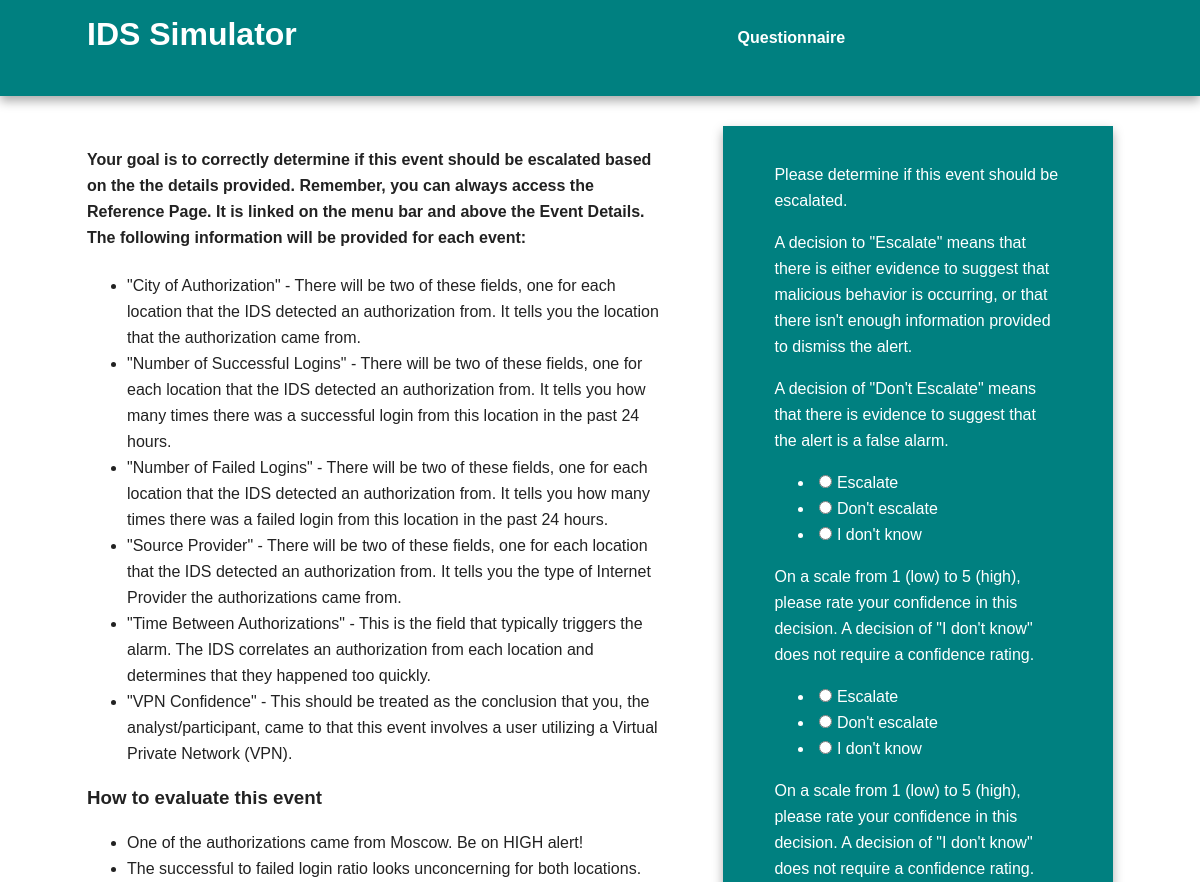
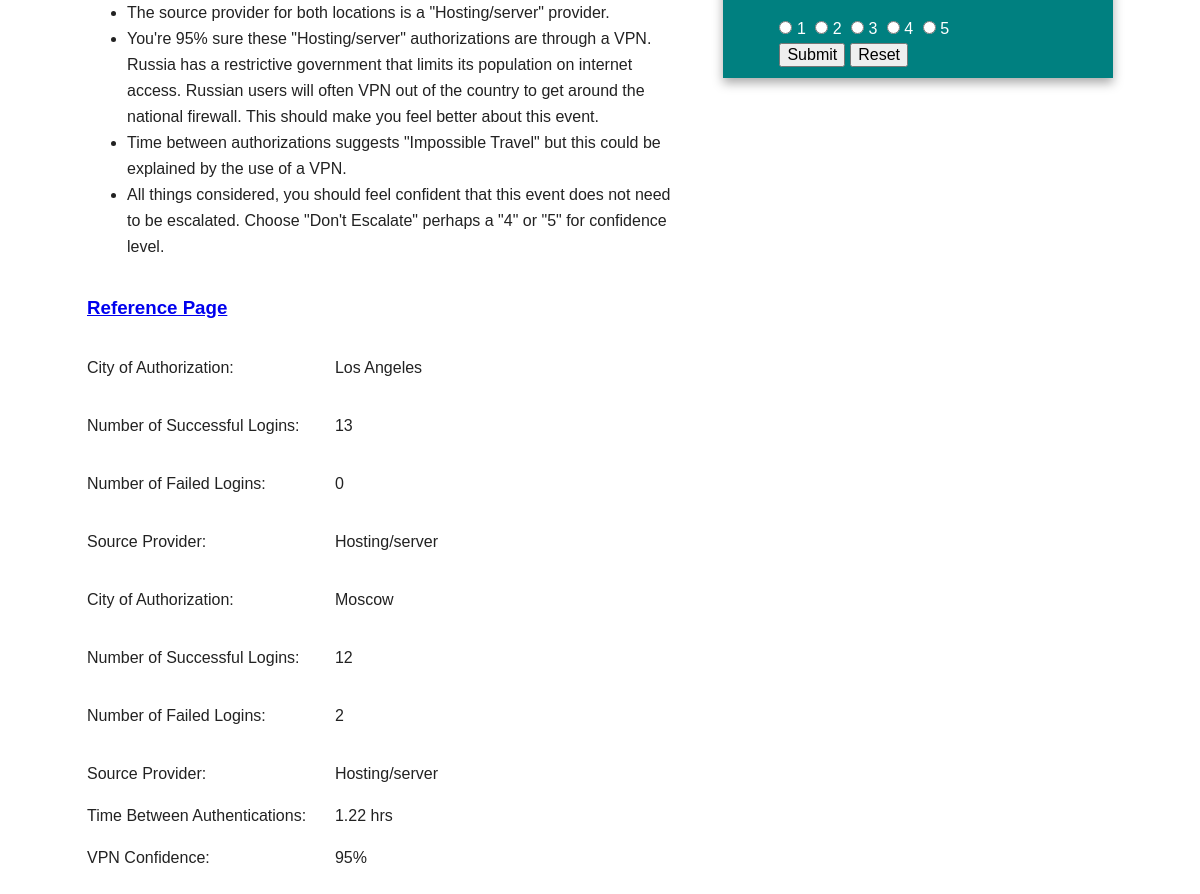
/MoscowEventPage/1 (signed in), run on the app's committed database (2 pictures, top to bottom).
### models.py (models this page shows)
class TrainingEvent(db.Model):
    id = db.Column(db.Integer, primary_key=True)
    should_escalate = db.Column(db.String(25))
    country_of_authentication1 = db.Column(db.String(25))
    number_successful_logins1 = db.Column(db.Integer)
    number_failed_logins1 = db.Column(db.Integer)
    source_provider1 = db.Column(db.String(50))
    country_of_authentication2 = db.Column(db.String(25))
    number_successful_logins2 = db.Column(db.Integer)
    number_failed_logins2 = db.Column(db.Integer)
    source_provider2 = db.Column(db.String(50))
    time_between_authentications = db.Column(db.Float)
    vpn_confidence = db.Column(db.String(5))

### crywolf.py (the view, shortened to what this page needs)
@app.route('/MoscowEventPage/<eventId>', methods = ["GET", "POST"])
@login_required
def MoscowEventPage(eventId):
    event = models.TrainingEvent.query.get(eventId)
    form = eventDecisionForm()
    return render_template('MoscowEventPage.html', event = event, form=form)

### forms.py (shortened to what this page needs)
class eventDecisionForm(FlaskForm):
    escalate = RadioField(
                    choices=[
                        ('Escalate','Escalate'),
                        ("Don't escalate","Don't escalate"),
                        ("I don't know","I don't know")
                    ]
                )
    confidence = RadioField(choices=[("1","1"),("2","2"),("3", "3"),("4","4"),("5","5")], validators=[RequiredIf(escalate)])

### crywolf.py (called while the page is built)
@login_manager.user_loader
def load_user(user_id):
    return models.User.query.get(user_id)

### templates/MoscowEventPage.html (shortened to what this page needs)
{% extends "base.html" %}
{% block content %}
    <article>
        <h4>Your goal is to correctly determine if this event should be escalated based on the the details provided. Remember, you can always access the
                Reference Page. It is linked on the menu bar and above the Event Details. The following information will be provided for each event:</h4>
            <ul>
                <li>"City of Authorization" - There will be two of these fields, one for each location that the IDS detected an authorization from. It tells you
                        the location that the authorization came from.</li>
                <li>"Number of Successful Logins" - There will be two of these fields, one for each location that the IDS detected an authorization from. It tells
                        you how many times there was a successful login from this location in the past 24 hours.</li>
                <li>"Number of Failed Logins" - There will be two of these fields, one for each location that the IDS detected an authorization from. It tells
                        you how many times there was a failed login from this location in the past 24 hours.</li>
                <li>"Source Provider" - There will be two of these fields, one for each location that the IDS detected an authorization from. It tells you the type of
                        Internet Provider the authorizations came from.</li>
                <li>"Time Between Authorizations" - This is the field that typically triggers the alarm. The IDS correlates an authorization from each location
                        and determines that they happened too quickly.</li>
                <li>"VPN Confidence" - This should be treated as the conclusion that you, the analyst/participant, came to that this event involves a user utilizing
                        a Virtual Private Network (VPN).</li>
            </ul>
        <h3>How to evaluate this event</h3>
        <ul>
            <li>One of the authorizations came from Moscow. Be on HIGH alert!</li>
            <li>The successful to failed login ratio looks unconcerning for both locations.</li>
            <li>The source provider for both locations is a "Hosting/server" provider.</li>
            <li>You're 95% sure these "Hosting/server" authorizations are through a VPN. Russia has a
                restrictive government that limits its population on internet access. Russian users will often VPN out of the country to get
                around the national firewall. This should make you feel better about this event.</li>
            <li>Time between authorizations suggests "Impossible Travel" but this could be explained by the use of a VPN.</li>
            <li>All things considered, you should feel confident that this event does not need to be escalated. Choose "Don't Escalate" perhaps a "4" or "5" for
                confidence level.
            </li>
        </ul>
        <table>
            <tr><td><a href="{{ url_for('reference') }}" target="_blank"><h3>Reference Page</h3></a></td></tr>
            <tr><td>City of Authorization: </td> <td><pre>   </pre></td>   <td> {{event.country_of_authentication1}}</td></tr>
            <tr><td>Number of Successful Logins: </td>  <td><pre>   </pre></td>  <td> {{event.number_successful_logins1}}</td></tr>
            <tr><td>Number of Failed Logins: </td>  <td><pre>   </pre></td>  <td> {{event.number_failed_logins1}}</td></tr>
            <tr><td>Source Provider: </td> <td><pre>   </pre></td>   <td> {{event.source_provider1}}</td></tr>
            <tr><td>City of Authorization: </td>  <td><pre>   </pre></td>  <td> {{event.country_of_authentication2}}</td></tr>
            <tr><td>Number of Successful Logins: </td>   <td><pre>   </pre></td> <td> {{event.number_successful_logins2}}</td></tr>
            <tr><td>Number of Failed Logins: </td> <td><pre>   </pre></td>   <td> {{event.number_failed_logins2}}</td></tr>
            <tr><td>Source Provider: </td>  <td><pre>   </pre></td> <td> {{event.source_provider2}} </td></tr>
            <tr><td>Time Between Authentications: </td>  <td></td>  <td> {{event.time_between_authentications}} hrs</td></tr>
            <tr><td>VPN Confidence: </td> <td><pre>   </pre></td>  <td> {{event.vpn_confidence}} </td></tr>
        </table>
    </article>
    <aside>
        <p> Please determine if this event should be escalated.</p>
        <p>A decision to "Escalate" means that there is either evidence to suggest that malicious behavior is occurring, or that there isn't enough
            information provided to dismiss the alert.</p>
        <p>A decision of "Don't Escalate" means that there is evidence to suggest that the alert is a false alarm.</p>
        <form action = "" method = "POST" id = "event_decision">
            {{ form.escalate }}
            <p> On a scale from 1 (low) to 5 (high), please rate your confidence in this decision. A decision of "I don't know" does not require a
                    confidence rating.</p>
        <form action = "" method = "POST" id = "event_decision">
            {{ form.escalate }}
            <p> On a scale from 1 (low) to 5 (high), please rate your confidence in this decision. A decision of "I don't know" does not require a
                    confidence rating.</p>
            {% for subfield in form.confidence %}
            <tr>
                <td>{{ subfield }}</td>
                <td>{{ subfield.label }}</td>
            </tr>
            {% endfor %}
            <br><input type="submit" value="Submit"><input type="reset" value="Reset">
        </form>
    </aside>
{% endblock %}

### templates/base.html (shortened to what this page needs)
<!doctype html>
<html class="no-js" lang="">
    <head>
        <link rel="stylesheet" href="../static/css/normalize.min.css">
        <link rel="stylesheet" href="../static/css/main.css">
    </head>
    <body>
        <div class="header-container">
            <header class="wrapper clearfix">
                <a href= {{ url_for('index') }}><h1 class="title">IDS Simulator</h1></a>
                <nav>
                    <ul>
                        {% if current_user.is_authenticated and current_user.questionnaire_complete == False %}
                            <a href={{ url_for('prequestionnaire') }}>Questionnaire</a>
                        {% endif %}
                    </ul>
                </nav>
            </header>
        </div>
        <div class="main-container">
            <div class="main wrapper clearfix">
                {% block content %}
                {% endblock %}
            </div>
        </div>
    </body>
</html>

### static/css/main.css (style rules this page uses)
html { color: #222; font-size: 1em; line-height: 1.4; }
body { font: 16px/26px Helvetica, Helvetica Neue, Arial; }
.wrapper { width: 90%; margin: 0 5%; }
.header-container { border-bottom: 20px solid teal; }
.footer-container, .main aside { border-top: 20px solid teal; }
.header-container, .footer-container, .main aside { background: teal; }
.title { color: white; }
nav ul { margin: 0; padding: 0; list-style-type: none; }
nav a { display: block; margin-bottom: 10px; padding: 15px 0; text-align: center; text-decoration: none; font-weight: bold; color: white; background: teal; }
.main { padding: 30px 0; }
.main aside { color: white; padding: 0px 5% 10px; }
@media only screen and (min-width: 480px) { nav a { float: left; width: 27%; margin: 0 1.7%; padding: 25px 2%; margin-bottom: 0; } }
@media only screen and (min-width: 768px) { .header-container, .main aside { -webkit-box-shadow: 0 5px 10px #aaa; -moz-box-shadow: 0 5px 10px #aaa; box-shadow: 0 5px 10px #aaa; } }
@media only screen and (min-width: 768px) { .title { float: left; } }
@media only screen and (min-width: 768px) { nav { float: right; width: 38%; } }
@media only screen and (min-width: 768px) { .main article { float: left; width: 57%; } }
@media only screen and (min-width: 768px) { .main aside { float: right; width: 28%; } }
@media only screen and (min-width: 1140px) { .wrapper { width: 1026px; margin: 0 auto; } }
.clearfix:before, .clearfix:after { content: " "; display: table; }
.clearfix:after { clear: both; }
.clearfix { *zoom: 1; }

### templates/MoscowEventPage.html (style rules this page uses)
input { color: black; margin-left: 5px; }

### data on the page
TrainingEvent: country_of_authentication1 "Los Angeles", number_successful_logins1 "13", number_failed_logins1 "0", source_provider1 "Hosting/server", country_of_authentication2 "Moscow", number_successful_logins2 "12", number_failed_logins2 "2", source_provider2 "Hosting/server", time_between_authentications "1.22", vpn_confidence "95%"

### other printed values
{{ subfield.label }} "1" "2" "3" "4" "5"
